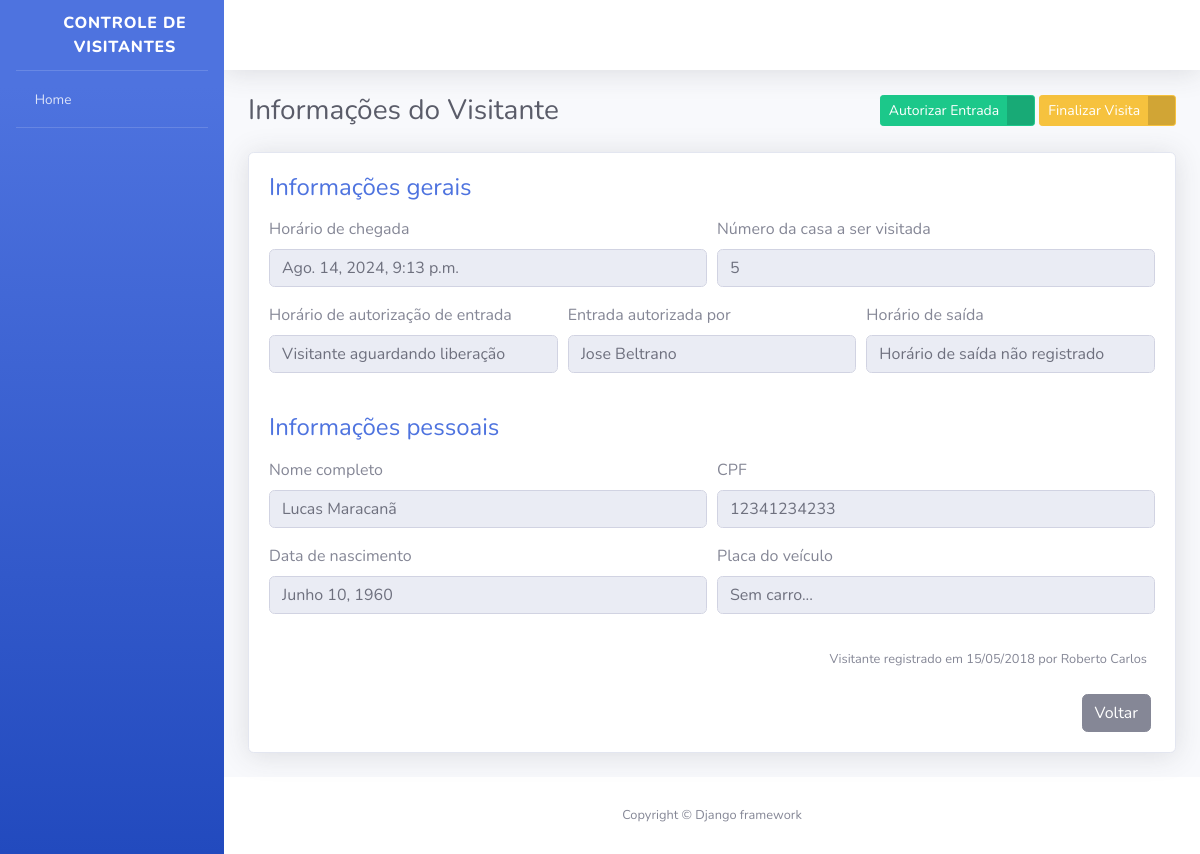
Page /informacoes-visitante/1/ on the earlier database version.
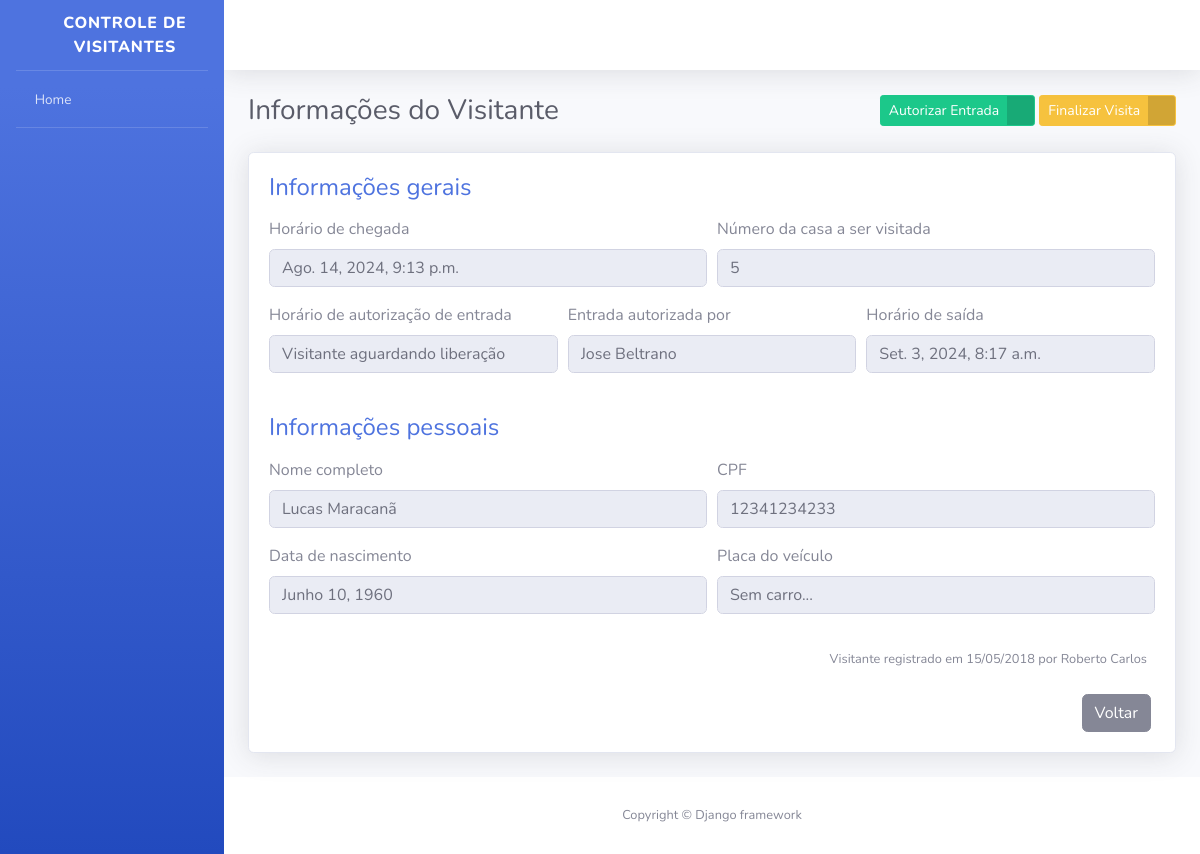
Same page on the later database version.
### visitantes/models.py (models this page shows, shortened)
class Visitante(models.Model):
    STATUS_VISITANTE = [
        ("AGUARDANDO", "Aguardando autorização"),
        ("EM_VISITA", "Em visita"),
        ("FINALIZADO", "Visita finalizada"),
    ]
    status = models.CharField(
        verbose_name = "Status",
        max_length = 10,
        choices = STATUS_VISITANTE,
        default="AGUARDANDO"
    )
    registrado_por = models.ForeignKey(
        "porteiros.Porteiro",
        verbose_name="Porteiro responsável pelo registro",
        on_delete=models.PROTECT,
    )
    nome_completo = models.CharField(
        verbose_name="Nome Completo",
        max_length=150,
    )
    cpf = models.CharField(
        verbose_name="CPF",
        max_length=11,
    )
    data_nascimento = models.DateField(
        verbose_name="Data de Nascimento",
        auto_now_add=False,
        auto_now=False,
    )
    numero_casa = models.PositiveSmallIntegerField(
        verbose_name="Número da casa a ser visitada",
    )
    placa_veiculo = models.CharField(
        verbose_name="Placa do Veículo",
        max_length=7,
        blank=True,
        null=True,
    )
    horario_chegada = models.DateTimeField(
        verbose_name="Horário de Chegada na Portaria",
        auto_now_add=True,
    )
    horario_saida = models.DateTimeField(
        verbose_name="Horário de saída do condomínio",
        auto_now=False,
        blank=True,
        null=True,
    )
    horario_autorizacao = models.DateTimeField(
        verbose_name="Horário de Autorização de Entrada",
        auto_now=False,
        blank=True,
        null=True,
    )
    morador_responsavel = models.CharField(
        verbose_name="Nome do morador responsável por autorizar a entrada",
        max_length=50,
        blank=True,
    )
    def get_horario_saida(self):
        if self.horario_saida:
            return self.horario_saida
        return "Horário de saída não registrado"
    def get_horario_autorizacao(self):
        if self.horario_autorizacao:
            return self.horario_autorizacao
        return "Visitante aguardando liberação"
    def get_morador_responsavel(self):
        if self.morador_responsavel:
            return self.morador_responsavel
        return "Aguardando..."
    def get_placa_veiculo(self):
        if self.placa_veiculo:
            return self.placa_veiculo
        return "Sem carro..."
    class Meta:
        verbose_name="Visitante"
        verbose_name_plural="Visitantes"
        db_table="visitante"

### porteiros/models.py (models this page shows)
class Porteiro(models.Model):
    usuario = models.OneToOneField(
        "usuarios.Usuario",
        verbose_name = "Usuário",
        on_delete = models.PROTECT
    )
    nome_completo = models.CharField(
        verbose_name = "Nome Completo",
        max_length = 100,
    )
    cpf = models.CharField(
        verbose_name = "CPF",
        max_length = 11,
    )
    telefone = models.CharField(
        verbose_name = "Telefone para Contato",
        max_length = 11,
    )
    data_nascimento = models.DateField(
        verbose_name = "Data de Nascimento",
        auto_now = False,
        auto_now_add = False,
    )
    class Meta:
        verbose_name = "Porteiro"
        verbose_name_plural = "Porteiros"
        db_table = "porteiro"
    def __str__(self):
        return self.nome_completo

### visitantes/views.py (the view, shortened to what this page needs)
def informacoes_visitante(request, id):
    visitante = get_object_or_404(
        Visitante,
        id=id
    )
    form = AutorizaVisitanteForm()
    context = {
        "nome_pagina": "Informações do Visitante",
        "visitante": visitante,
        "form": form,
    }
    return render(request, "informacoes_visitante.html", context)

### visitantes/forms.py
class AutorizaVisitanteForm(forms.ModelForm):
    morador_responsavel = forms.CharField(required=True)
    class Meta:
        model = Visitante
        fields = [
            "morador_responsavel"
        ]
        error_messages = {
            "morador_responsavel": {
                "required": "Informe o morador responsável"
            }
        }

### templates/informacoes_visitante.html (shortened to what the changed rows need)
{% extends "base.html" %}
{% load widget_tweaks %}
{% block conteudo %}
<div class="container">
    <div class="d-sm-flex align-items-center justify-content-between mb-4">
        <h1 class="h3 mb-0 text-gray-800">{{ nome_pagina }}</h1>
    </div>
    <div class="card shadow mb-4">
        <div class="card-body">
            <form>
                <div class="form-row">
                    <div class="form-group col-md-6">
                        <label>Horário de chegada</label>
                        <input type="text" class="form-control" value="{{visitante.horario_chegada}}" disabled>
                    </div>
                    <div class="form-group col-md-6">
                        <label>Número da casa a ser visitada</label>
                        <input type="text" class="form-control" value="{{visitante.numero_casa}}" disabled>
                    </div>
                </div>
                <div class="form-row">
                    <div class="form-group col-md-4">
                        <label>Horário de autorização de entrada</label>
                        <input type="text" class="form-control" value="{{visitante.get_horario_autorizacao}}" disabled>
                    </div>
                    <div class="form-group col-md-4">
                        <label>Entrada autorizada por</label>
                        <input type="text" class="form-control" value="{{visitante.get_morador_responsavel}}" disabled>
                    </div>
                    <div class="form-group col-md-4">
                        <label>Horário de saída</label>
                        <input type="text" class="form-control" value="{{visitante.get_horario_saida}}" disabled>
                    </div>
                </div>
            </form>
            <form>
                <div class="form-row">
                    <div class="form-group col-md-6">
                        <label>Nome completo</label>
                        <input type="text" class="form-control" value="{{visitante.nome_completo}}" disabled>
                    </div>
                    <div class="form-group col-md-6">
                        <label>CPF</label>
                        <input type="text" class="form-control" value="{{visitante.cpf}}" disabled>
                    </div>
                </div>
                <div class="form-row">
                    <div class="form-group col-md-6">
                        <label>Data de nascimento</label>
                        <input type="text" class="form-control" value="{{visitante.data_nascimento}}" disabled>
                    </div>
                    <div class="form-group col-md-6">
                        <label>Placa do veículo</label>
                        <input type="text" class="form-control" value="{{visitante.get_placa_veiculo}}" disabled>
                    </div>
                </div>
            </form>
            <p class="mr-2 mt-3 mb-4 text-right">
                <small>
                    Visitante registrado em 15/05/2018 por {{visitante.registrado_por}}
                </small>
            </p>
        </div>
    </div>
</div>
{% endblock %}

Differences in the rows shown:
changed Visitante "Visitante aguardando liberação": get_horario_saida "Horário de saída não registrado" → "Set. 3, 2024, 8:17 a.m."
